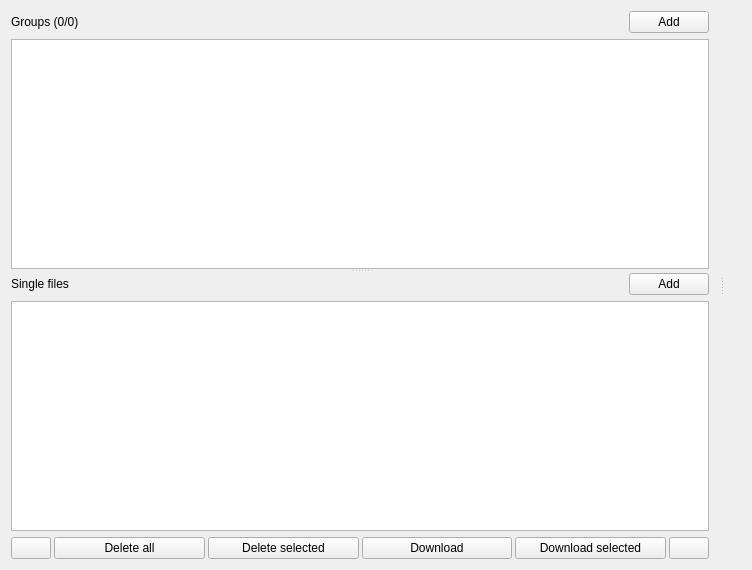
<?xml version="1.0" encoding="UTF-8"?>
<ui version="4.0">
 <class>DownloadsTab</class>
 <widget class="QWidget" name="DownloadsTab">
  <property name="geometry">
   <rect>
    <x>0</x>
    <y>0</y>
    <width>752</width>
    <height>570</height>
   </rect>
  </property>
  <property name="sizePolicy">
   <sizepolicy hsizetype="Ignored" vsizetype="Ignored">
    <horstretch>0</horstretch>
    <verstretch>0</verstretch>
   </sizepolicy>
  </property>
  <property name="maximumSize">
   <size>
    <width>16777214</width>
    <height>16777215</height>
   </size>
  </property>
  <property name="windowTitle">
   <string>Downloads</string>
  </property>
  <property name="windowIcon">
   <iconset resource="../../resources/resources.qrc">
    <normaloff>:/images/icon.ico</normaloff>:/images/icon.ico</iconset>
  </property>
  <layout class="QVBoxLayout" name="verticalLayout">
   <item>
    <widget class="QSplitter" name="splitterProgress">
     <property name="orientation">
      <enum>Qt::Horizontal</enum>
     </property>
     <widget class="QWidget" name="widgetDownloads" native="true">
      <layout class="QVBoxLayout" name="verticalLayout_3">
       <property name="leftMargin">
        <number>0</number>
       </property>
       <property name="topMargin">
        <number>0</number>
       </property>
       <property name="rightMargin">
        <number>11</number>
       </property>
       <property name="bottomMargin">
        <number>0</number>
       </property>
       <item>
        <widget class="QSplitter" name="splitterDownloads">
         <property name="orientation">
          <enum>Qt::Vertical</enum>
         </property>
         <widget class="QWidget" name="widgetGroups" native="true">
          <layout class="QVBoxLayout" name="verticalLayout_5">
           <property name="leftMargin">
            <number>0</number>
           </property>
           <property name="topMargin">
            <number>0</number>
           </property>
           <property name="rightMargin">
            <number>0</number>
           </property>
           <item>
            <layout class="QHBoxLayout" name="horizontalLayout_3" stretch="1,0">
             <item>
              <widget class="QLabel" name="labelGroups">
               <property name="text">
                <string>Groups (0/0)</string>
               </property>
              </widget>
             </item>
             <item>
              <widget class="QPushButton" name="buttonAddGroup">
               <property name="text">
                <string>Add</string>
               </property>
              </widget>
             </item>
            </layout>
           </item>
           <item>
            <widget class="ToggleColumnsTableView" name="tableBatchGroups">
             <property name="contextMenuPolicy">
              <enum>Qt::CustomContextMenu</enum>
             </property>
             <property name="dragEnabled">
              <bool>true</bool>
             </property>
             <property name="dragDropOverwriteMode">
              <bool>false</bool>
             </property>
             <property name="dragDropMode">
              <enum>QAbstractItemView::InternalMove</enum>
             </property>
             <property name="defaultDropAction">
              <enum>Qt::MoveAction</enum>
             </property>
             <property name="selectionBehavior">
              <enum>QAbstractItemView::SelectRows</enum>
             </property>
             <property name="verticalScrollMode">
              <enum>QAbstractItemView::ScrollPerPixel</enum>
             </property>
             <property name="horizontalScrollMode">
              <enum>QAbstractItemView::ScrollPerPixel</enum>
             </property>
             <attribute name="horizontalHeaderHighlightSections">
              <bool>false</bool>
             </attribute>
             <attribute name="verticalHeaderHighlightSections">
              <bool>false</bool>
             </attribute>
            </widget>
           </item>
          </layout>
         </widget>
         <widget class="QWidget" name="widgetUniques" native="true">
          <layout class="QVBoxLayout" name="verticalLayout_6">
           <property name="leftMargin">
            <number>0</number>
           </property>
           <property name="rightMargin">
            <number>0</number>
           </property>
           <property name="bottomMargin">
            <number>0</number>
           </property>
           <item>
            <layout class="QHBoxLayout" name="horizontalLayout_2" stretch="1,0">
             <item>
              <widget class="QLabel" name="labelUniques">
               <property name="text">
                <string>Single files</string>
               </property>
              </widget>
             </item>
             <item>
              <widget class="QPushButton" name="buttonAddUnique">
               <property name="text">
                <string>Add</string>
               </property>
              </widget>
             </item>
            </layout>
           </item>
           <item>
            <widget class="ToggleColumnsTableView" name="tableBatchUniques">
             <property name="verticalScrollMode">
              <enum>QAbstractItemView::ScrollPerPixel</enum>
             </property>
             <property name="horizontalScrollMode">
              <enum>QAbstractItemView::ScrollPerPixel</enum>
             </property>
             <attribute name="horizontalHeaderHighlightSections">
              <bool>false</bool>
             </attribute>
             <attribute name="verticalHeaderHighlightSections">
              <bool>false</bool>
             </attribute>
            </widget>
           </item>
          </layout>
         </widget>
        </widget>
       </item>
       <item>
        <widget class="QWidget" name="widgetDownloadButtons" native="true">
         <layout class="QVBoxLayout" name="verticalLayout_2">
          <property name="spacing">
           <number>3</number>
          </property>
          <property name="leftMargin">
           <number>0</number>
          </property>
          <property name="topMargin">
           <number>0</number>
          </property>
          <property name="rightMargin">
           <number>0</number>
          </property>
          <property name="bottomMargin">
           <number>0</number>
          </property>
          <item>
           <layout class="QHBoxLayout" name="horizontalLayout" stretch="0,1,1,1,1,0">
            <item>
             <widget class="QPushButton" name="buttonMoveDown">
              <property name="text">
               <string notr="true"/>
              </property>
              <property name="icon">
               <iconset resource="../../resources/resources.qrc">
                <normaloff>:/images/icons/arrow-down.png</normaloff>:/images/icons/arrow-down.png</iconset>
              </property>
             </widget>
            </item>
            <item>
             <widget class="QPushButton" name="buttonClear">
              <property name="text">
               <string>Delete all</string>
              </property>
             </widget>
            </item>
            <item>
             <widget class="QPushButton" name="buttonClearSel">
              <property name="text">
               <string>Delete selected</string>
              </property>
             </widget>
            </item>
            <item>
             <widget class="QPushButton" name="buttonDownload">
              <property name="text">
               <string>Download</string>
              </property>
             </widget>
            </item>
            <item>
             <widget class="QPushButton" name="buttonDownloadSel">
              <property name="text">
               <string>Download selected</string>
              </property>
             </widget>
            </item>
            <item>
             <widget class="QPushButton" name="buttonMoveUp">
              <property name="text">
               <string notr="true"/>
              </property>
              <property name="icon">
               <iconset resource="../../resources/resources.qrc">
                <normaloff>:/images/icons/arrow-up.png</normaloff>:/images/icons/arrow-up.png</iconset>
              </property>
             </widget>
            </item>
           </layout>
          </item>
         </layout>
        </widget>
       </item>
      </layout>
     </widget>
     <widget class="QWidget" name="widgetProgress" native="true">
      <layout class="QVBoxLayout" name="layoutProgress">
       <property name="leftMargin">
        <number>11</number>
       </property>
       <property name="topMargin">
        <number>0</number>
       </property>
       <property name="rightMargin">
        <number>0</number>
       </property>
       <property name="bottomMargin">
        <number>0</number>
       </property>
      </layout>
     </widget>
    </widget>
   </item>
  </layout>
 </widget>
 <customwidgets>
  <customwidget>
   <class>ToggleColumnsTableView</class>
   <extends>QTableView</extends>
   <header>ui/toggle-columns-table-view.h</header>
  </customwidget>
 </customwidgets>
 <resources>
  <include location="../../resources/resources.qrc"/>
 </resources>
 <connections>
  <connection>
   <sender>buttonAddGroup</sender>
   <signal>clicked()</signal>
   <receiver>DownloadsTab</receiver>
   <slot>addGroup()</slot>
   <hints>
    <hint type="sourcelabel">
     <x>787</x>
     <y>30</y>
    </hint>
    <hint type="destinationlabel">
     <x>793</x>
     <y>221</y>
    </hint>
   </hints>
  </connection>
  <connection>
   <sender>buttonAddUnique</sender>
   <signal>clicked()</signal>
   <receiver>DownloadsTab</receiver>
   <slot>addUnique()</slot>
   <hints>
    <hint type="sourcelabel">
     <x>787</x>
     <y>282</y>
    </hint>
    <hint type="destinationlabel">
     <x>790</x>
     <y>447</y>
    </hint>
   </hints>
  </connection>
  <connection>
   <sender>buttonMoveDown</sender>
   <signal>clicked()</signal>
   <receiver>DownloadsTab</receiver>
   <slot>batchMoveDown()</slot>
   <hints>
    <hint type="sourcelabel">
     <x>37</x>
     <y>520</y>
    </hint>
    <hint type="destinationlabel">
     <x>6</x>
     <y>511</y>
    </hint>
   </hints>
  </connection>
  <connection>
   <sender>buttonMoveUp</sender>
   <signal>clicked()</signal>
   <receiver>DownloadsTab</receiver>
   <slot>batchMoveUp()</slot>
   <hints>
    <hint type="sourcelabel">
     <x>760</x>
     <y>508</y>
    </hint>
    <hint type="destinationlabel">
     <x>790</x>
     <y>509</y>
    </hint>
   </hints>
  </connection>
  <connection>
   <sender>buttonDownloadSel</sender>
   <signal>clicked()</signal>
   <receiver>DownloadsTab</receiver>
   <slot>batchSel()</slot>
   <hints>
    <hint type="sourcelabel">
     <x>753</x>
     <y>518</y>
    </hint>
    <hint type="destinationlabel">
     <x>792</x>
     <y>478</y>
    </hint>
   </hints>
  </connection>
  <connection>
   <sender>buttonDownload</sender>
   <signal>clicked()</signal>
   <receiver>DownloadsTab</receiver>
   <slot>getAll()</slot>
   <hints>
    <hint type="sourcelabel">
     <x>574</x>
     <y>518</y>
    </hint>
    <hint type="destinationlabel">
     <x>581</x>
     <y>466</y>
    </hint>
   </hints>
  </connection>
  <connection>
   <sender>buttonClear</sender>
   <signal>clicked()</signal>
   <receiver>DownloadsTab</receiver>
   <slot>batchClear()</slot>
   <hints>
    <hint type="sourcelabel">
     <x>145</x>
     <y>518</y>
    </hint>
    <hint type="destinationlabel">
     <x>73</x>
     <y>468</y>
    </hint>
   </hints>
  </connection>
  <connection>
   <sender>buttonClearSel</sender>
   <signal>clicked()</signal>
   <receiver>DownloadsTab</receiver>
   <slot>batchClearSel()</slot>
   <hints>
    <hint type="sourcelabel">
     <x>395</x>
     <y>518</y>
    </hint>
    <hint type="destinationlabel">
     <x>301</x>
     <y>466</y>
    </hint>
   </hints>
  </connection>
  <connection>
   <sender>tableBatchGroups</sender>
   <signal>customContextMenuRequested(QPoint)</signal>
   <receiver>DownloadsTab</receiver>
   <slot>batchDownloadsTableContextMenu(QPoint)</slot>
   <hints>
    <hint type="sourcelabel">
     <x>765</x>
     <y>126</y>
    </hint>
    <hint type="destinationlabel">
     <x>794</x>
     <y>118</y>
    </hint>
   </hints>
  </connection>
 </connections>
 <slots>
  <slot>updateBatchGroups(int,int)</slot>
  <slot>addGroup()</slot>
  <slot>addUnique()</slot>
  <slot>batchMoveUp()</slot>
  <slot>batchMoveDown()</slot>
  <slot>batchSel()</slot>
  <slot>getAll()</slot>
  <slot>batchClear()</slot>
  <slot>batchClearSel()</slot>
  <slot>batchDownloadsTableContextMenu(QPoint)</slot>
 </slots>
</ui>
